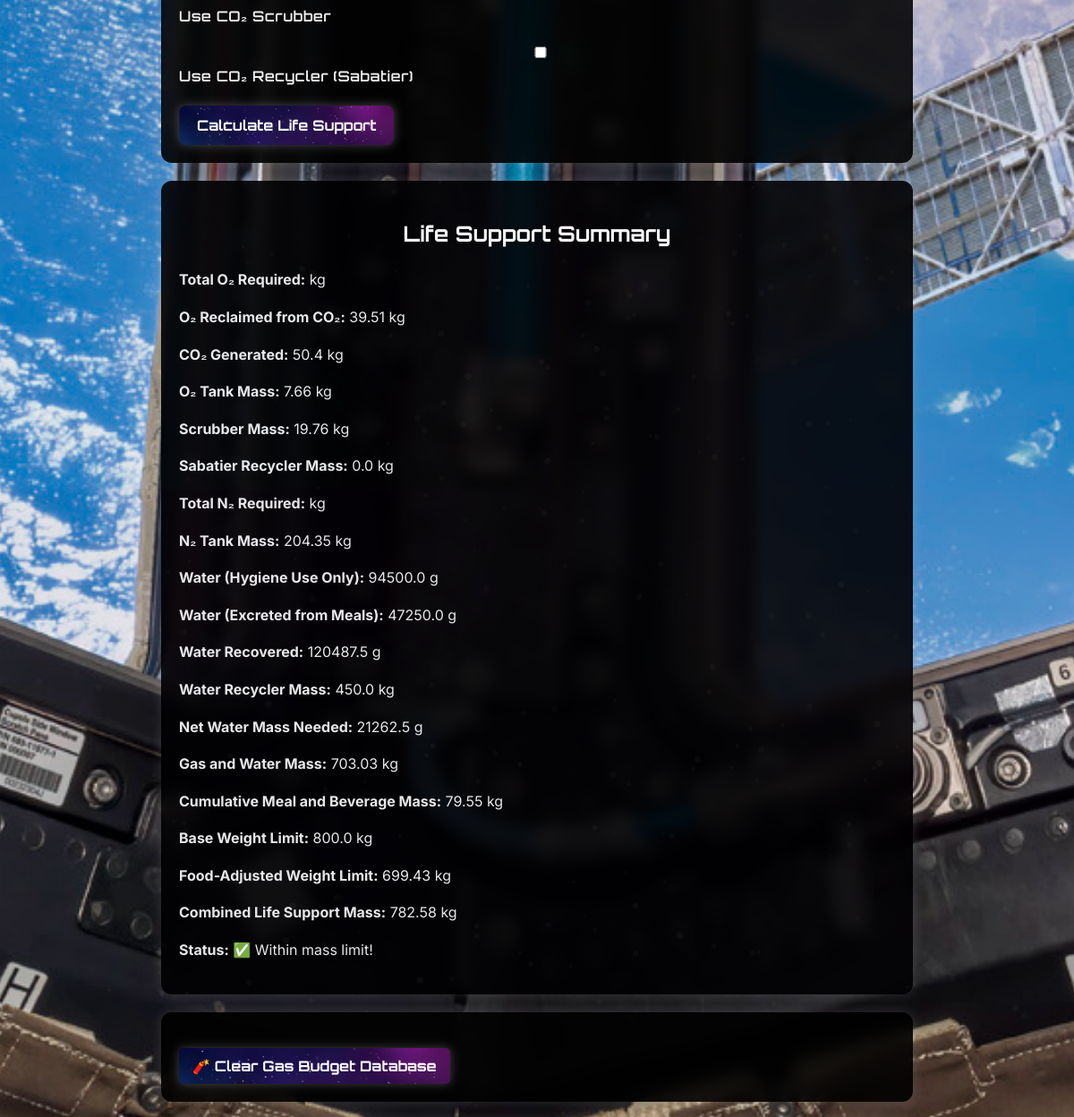
Before: / (middle part) with the older database file.
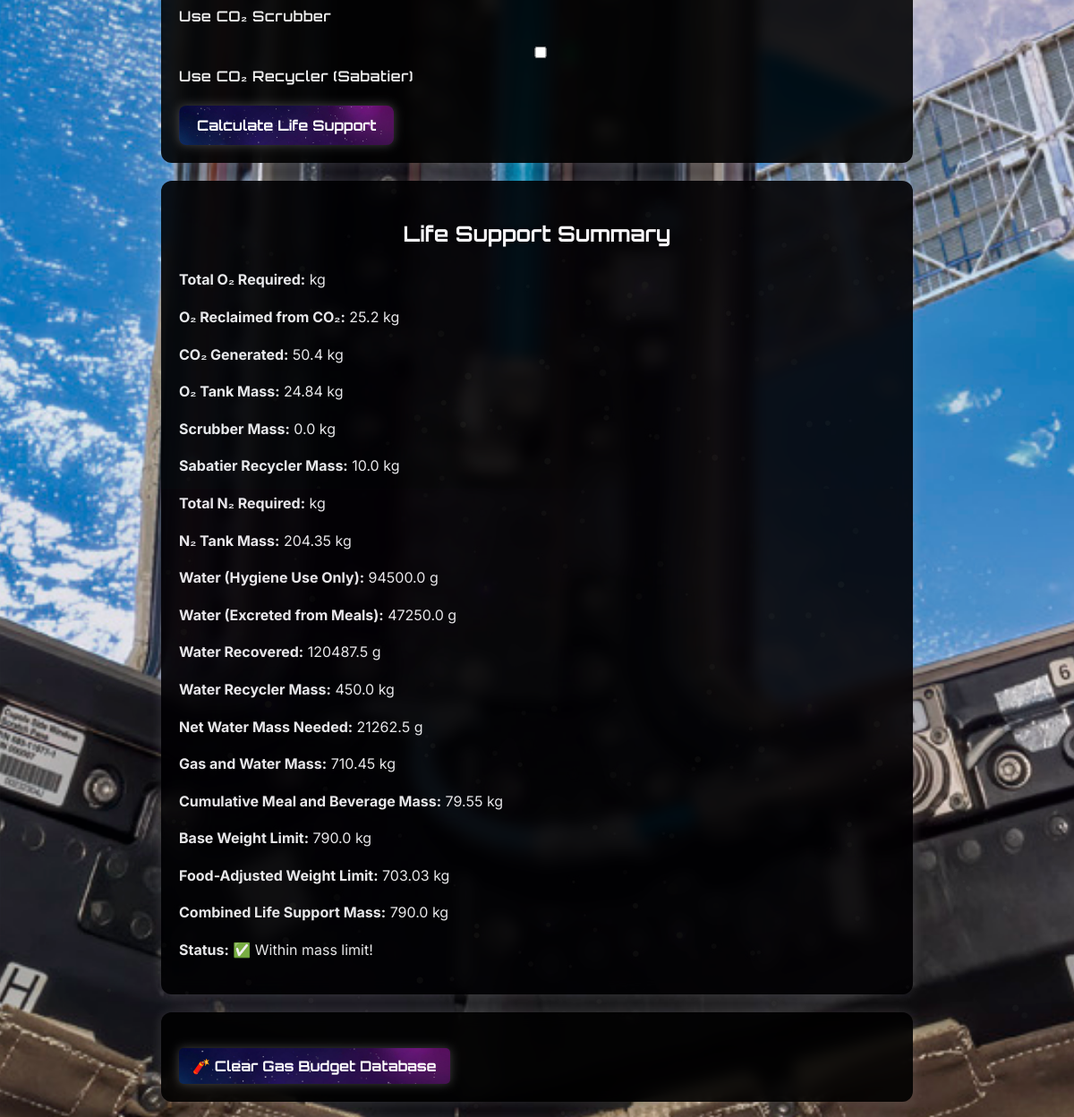
After: the same page with the newer database file.
### tables this page shows
CREATE TABLE gas_masses (
            id INTEGER PRIMARY KEY AUTOINCREMENT,
            timestamp TEXT,
            duration INTEGER,
            crew_count INTEGER,
            body_masses TEXT,
            activity TEXT,
            oxygen_tank_weight_per_kg REAL,
            co2_generated REAL,
            o2_required_kg REAL,
            o2_reclaimed REAL,
            o2_tank_mass REAL,
            scrubber_mass REAL,
            recycler_mass REAL,
            total_gas_mass REAL,
            use_scrubber BOOLEAN,
            use_recycler BOOLEAN,
            co2_scrubber_efficiency REAL,
            scrubber_weight_per_kg REAL,
            co2_recycler_efficiency REAL,
            recycler_weight REAL,
            within_limit BOOLEAN,
            weight_limit REAL,

            -- New fields
            nitrogen_tank_weight_per_kg REAL,
            n2_required_kg REAL,
            n2_tank_mass REAL,
            hygiene_water_per_day REAL,
            water_hygiene_raw REAL,
            water_excretion REAL,
            water_recovered REAL,
            water_net REAL,
            use_water_recycler BOOLEAN,
            water_recycler_efficiency REAL,
            cumulative_meal_mass REAL,
            combined_life_support_mass REAL,
            'water_recycler_mass' REAL,
            'total_life_support_mass' REAL,
            base_weight_limit REAL

        );

### app.py (the view, shortened to what this page needs)
@app.route('/', methods=['GET', 'POST'])
def index():
    load_sufficiency_map = None
    results = {}
    crew_records = fetch_all_records(DB_PATH, TABLE_NAME)
    record = get_latest_gas_budget_record()
    if record:
        status = "✅ Within mass limit!" if record['within_limit'] else "❌ Exceeds mass limit!"
        status_color = "green" if record['within_limit'] else "red"
    try:
        gas_mass, weight_limit, _ = get_latest_gas_mass()
        meal_mass = get_cumulative_meal_mass()
        combined_mass = round(gas_mass + meal_mass, 2)
        results.update({
            'live_gas_mass': gas_mass,
            'live_meal_mass': meal_mass,
            'live_combined_mass': combined_mass,
            'live_weight_limit': weight_limit,
            'live_over_limit': (
                combined_mass is not None and
                weight_limit is not None and
                combined_mass < weight_limit
            )
        })
        if record:
            total_gas_mass = record.get('total_life_support_mass')
            if total_gas_mass is None:
                total_gas_mass = gas_mass
            cumulative_meal_mass = meal_mass
            combined_life_support_mass = round(total_gas_mass + cumulative_meal_mass, 2)
            base_limit = record.get('base_weight_limit')
            if base_limit is None:
                base_limit = weight_limit
            results.update({
                'duration': record.get('duration'),
                'crew_count': record.get('crew_count'),
                'activity': record.get('activity'),
                'total_life_support_mass': total_gas_mass,
                'cumulative_meal_mass': cumulative_meal_mass,
                'combined_life_support_mass': combined_life_support_mass,
                'live_gas_mass': total_gas_mass,
                'live_meal_mass': cumulative_meal_mass,
                'live_combined_mass': combined_life_support_mass,
                'base_weight_limit': base_limit,
                'live_weight_limit': base_limit,
                'adjusted_weight_limit': record.get('weight_limit'),
                'live_over_limit': (
                    combined_life_support_mass is not None and
                    base_limit is not None and
                    combined_life_support_mass < base_limit + 0.1
                ),
                'o2_required': record.get('o2_required_kg'),
                'o2_reclaimed': record.get('o2_reclaimed'),
                'co2_generated': record.get('co2_generated'),
                'o2_tank_mass': record.get('o2_tank_mass'),
                'scrubber_mass': record.get('scrubber_mass'),
                'recycler_mass': record.get('recycler_mass'),
                'use_scrubber': record.get('use_scrubber'),
                'use_recycler': record.get('use_recycler'),
                'n2_required': record.get('n2_required_kg'),
                'n2_tank_mass': record.get('n2_tank_mass'),
                'water_hygiene_raw': record.get('water_hygiene_raw'),
                'water_excretion': record.get('water_excretion'),
                'water_recovered': record.get('water_recovered'),
                'water_net': record.get('water_net'),
                'water_recycler_mass': record.get('water_recycler_mass'),
                'use_water_recycler': record.get('use_water_recycler'),
                'timestamp': record.get('timestamp')
            })
    except Exception as e:
        results = {'error': str(e)}
    return render_template('index.html', results=results, crew=crew_records, status=status, status_color=status_color)

### db_utils.py (called while the page is built)
def fetch_all_records(db_path, table_name):
    conn = sqlite3.connect(db_path)
    df = pd.read_sql_query(f"SELECT * FROM {table_name}", conn)
    conn.close()
    return df

def get_latest_gas_mass():
    import sqlite3
    conn = sqlite3.connect("gas_budget.db")
    conn.row_factory = sqlite3.Row  # Required for name-based access
    cursor = conn.cursor()
    cursor.execute("""
        SELECT total_gas_mass, weight_limit, base_weight_limit
        FROM gas_masses
        ORDER BY id DESC
        LIMIT 1
    """)
    row = cursor.fetchone()
    conn.close()
    if row:
        gas_mass = row["total_gas_mass"]
        weight_limit = row["weight_limit"]
        base_weight_limit = row["base_weight_limit"]
        return gas_mass, weight_limit, base_weight_limit
    else:
        return 0, 0, 0

def get_cumulative_meal_mass(meal_db_path='meal_schedule.db'):
    import sqlite3
    try:
        conn = sqlite3.connect(meal_db_path)
        cursor = conn.cursor()
        cursor.execute("SELECT SUM(food_grams + beverage_grams) FROM daily_meals")
        result = cursor.fetchone()[0]
        conn.close()
        return round(result / 1000.0, 2) if result else 0.0  # grams → kg
    except Exception as e:
        print(f"Error calculating cumulative meal mass: {e}")
        return 0.0

### templates/index.html (shortened to what this page needs)
<!DOCTYPE html>
<html lang="en">
<head>
</head>
<body>
    <form method="POST">
        <label>
            <input type="checkbox" id="use_scrubber" name="use_scrubber" onchange="toggleCO2Options()"> Use CO₂ Scrubber
        </label>
        <label>
            <input type="checkbox" id="use_recycler" name="use_recycler" onchange="toggleCO2Options()"> Use CO₂ Recycler (Sabatier)
        </label>
        <button type="submit">Calculate Life Support</button>
    </form>
    {% if results %}
        <div class="results">
            {% if results.error %}
                <div class="error">{{ results.error }}</div>
            {% else %}
                <h2>Life Support Summary</h2>
                <p><strong>Total O₂ Required:</strong> {{ results.o2_required_kg }} kg</p>
                <p><strong>O₂ Reclaimed from CO₂:</strong> {{ results.o2_reclaimed }} kg</p>
                <p><strong>CO₂ Generated:</strong> {{ results.co2_generated }} kg</p>
                <p><strong>O₂ Tank Mass:</strong> {{ results.o2_tank_mass }} kg</p>
                <p><strong>Scrubber Mass:</strong> {{ results.scrubber_mass }} kg</p>
                <p><strong>Sabatier Recycler Mass:</strong> {{ results.recycler_mass }} kg</p>
                <p><strong>Total N₂ Required:</strong> {{ results.n2_required_kg }} kg</p>
                <p><strong>N₂ Tank Mass:</strong> {{ results.n2_tank_mass }} kg</p>
                <p><strong>Water (Hygiene Use Only):</strong> {{ results.water_hygiene_raw }} g</p>
                <p><strong>Water (Excreted from Meals):</strong> {{ results.water_excretion }} g</p>
                <p><strong>Water Recovered:</strong> {{ results.water_recovered }} g</p>
                <p><strong>Water Recycler Mass:</strong> {{ results.water_recycler_mass }} kg</p>
                <p><strong>Net Water Mass Needed:</strong> {{ results.water_net }} g</p>
                <p><strong>Gas and Water Mass:</strong> {{ results.get('total_life_support_mass', 'N/A') }} kg</p>
                <p><strong>Cumulative Meal and Beverage Mass:</strong> {{ results.cumulative_meal_mass }} kg</p>
                <p><strong>Base Weight Limit:</strong> {{ results.base_weight_limit }} kg</p>
                <p><strong>Food-Adjusted Weight Limit:</strong> {{ results.adjusted_weight_limit }} kg</p>
                <p><strong>Combined Life Support Mass:</strong> {{ results.combined_life_support_mass }} kg</p>
                <p><strong>Status:</strong>
                {% if results.live_over_limit %}
                    ✅ Within mass limit!
                {% endif %}
                </p>
            {% endif %}
        </div>
    {% endif %}
    <form action="{{ url_for('clear_database') }}" method="get" onsubmit="return confirm('Are you sure you want to clear the gas budget database?');">
        <button type="submit" style="margin-top: 20px; padding: 10px 15px; background-color: #c62828; color: white; border: none; border-radius: 5px; cursor: pointer;">
            🧨 Clear Gas Budget Database
        </button>
    </form>
</body>
<link rel="stylesheet" href="{{ url_for('static', filename='css/base.css') }}">
</html>

### static/css/base.css (style rules this page uses)
body { margin: 0; padding: 40px; font-family: 'Inter', sans-serif; color: #f0f0f0; background: url('/static/images/cupola-audio-terminal-unit.jpg') no-repeat center center fixed; background-size: cover; }
h1, h2, h3 { font-family: 'Orbitron', sans-serif; text-align: center; color: #ffffff; text-shadow: 0 0 8px rgba(0, 0, 0, 0.85); }
.results, form, .card { background-color: rgba(0, 0, 0, 0.65); backdrop-filter: blur(8px); padding: 20px; margin: 20px auto; max-width: 800px; border-radius: 12px; box-shadow: 0 0 14px rgba(255, 255, 255, 0.15); font-family: 'Inter', sans-serif; font-size: 16px; line-height: 1.6; }
label { display: block; margin-top: 15px; font-weight: 600; font-family: 'Orbitron', sans-serif; letter-spacing: 0.5px; }
input, select { width: 100%; padding: 10px; margin-top: 5px; background: #0d0d0d; color: #f9f9f9; border: 1px solid #444; border-radius: 6px; }
button { background-image: url('/static/images/beautiful-space-background-vector.jpg'); background-size: cover; background-position: center; color: #ffffff; font-family: 'Orbitron', sans-serif; font-size: 16px; font-weight: bold; padding: 12px 20px; border: none; border-radius: 8px; margin-top: 20px; cursor: pointer; box-shadow: 0 0 12px rgba(255, 255, 255, 0.25); transition: all 0.3s ease; }
body::after { content: ""; position: fixed; inset: 0; background: url('/static/images/beautiful-space-background-vector.jpg') repeat; opacity: 0.04; animation: drift 180s linear infinite; z-index: 0; pointer-events: none; }

### templates/index.html (style rules this page uses)
body { font-family: 'Orbitron', sans-serif; margin: 0; padding: 40px; background-image: url('/static/images/cupola-audio-terminal-unit.jpg'); background-size: cover; background-attachment: scroll; background-position: center; color: #fff; z-index: -3; }
h1, h2 { text-align: center; color: #ffffff; text-shadow: 0 0 8px #000; }
form { background-color: #0a0a0a; background-image: linear-gradient(rgba(0, 0, 0, 0.65), rgba(0, 0, 0, 0.65)); padding: 20px; margin: 20px auto; max-width: 800px; border-radius: 12px; box-shadow: 0 0 10px rgba(255, 255, 255, 0.1); position: relative; z-index: 5; }
label { display: block; margin-top: 15px; }
input, select { width: 100%; padding: 8px; margin-top: 5px; background: #111; color: #fff; border: 1px solid #444; border-radius: 6px; }
button { margin-top: 20px; padding: 12px 20px; font-size: 16px; background-image: url('/static/images/beautiful-space-background-vector.jpg'); background-size: cover; color: white; border: none; border-radius: 8px; font-weight: bold; box-shadow: 0 0 10px rgba(255, 255, 255, 0.4); transition: 0.3s ease; cursor: pointer; }
.results, .crew-table { background-color: #0b0b0b; background-image: linear-gradient(rgba(0, 0, 0, 0.7), rgba(0, 0, 0, 0.7)); backdrop-filter: none; z-index: 5; }

Changed rows visible on the page:
removed gas_masses: o2_reclaimed "39.51", co2_generated "50.4", o2_tank_mass "7.66", scrubber_mass "19.76", recycler_mass "0.0", n2_tank_mass "204.35", water_hygiene_raw "94500.0", water_excretion "47250.0", water_recovered "120487.5", water_recycler_mass "450.0", water_net "21262.5", get "703.03", base_weight_limit "800.0", adjusted_weight_limit "699.43"
added gas_masses: o2_reclaimed "25.2", co2_generated "50.4", o2_tank_mass "24.84", scrubber_mass "0.0", recycler_mass "10.0", n2_tank_mass "204.35", water_hygiene_raw "94500.0", water_excretion "47250.0", water_recovered "120487.5", water_recycler_mass "450.0", water_net "21262.5", get "710.45", base_weight_limit "790.0", adjusted_weight_limit "703.03"
Other visible differences:
{{ results.combined_life_support_mass }}: "782.58" → "790.0"
